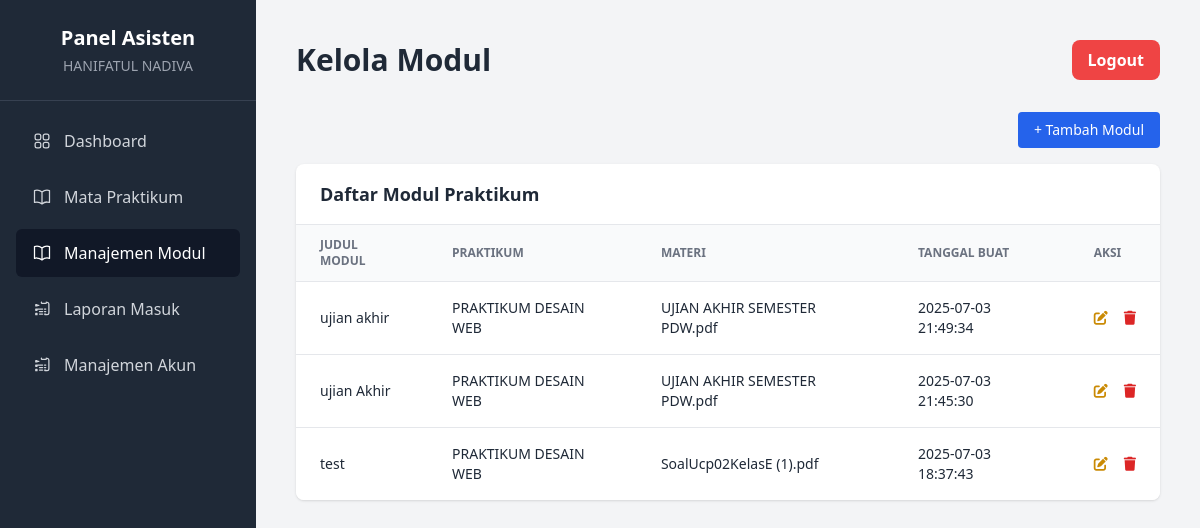
/SistemPengumpulanTugas/asisten/modul/modul.php (signed in), run on the app's committed database.
### tables this page shows
CREATE TABLE `modul` (
  `id` int(11) NOT NULL,
  `id_praktikum` int(11) NOT NULL,
  `judul_modul` varchar(255) NOT NULL,
  `file_materi` varchar(255) DEFAULT NULL,
  `created_at` datetime DEFAULT current_timestamp()
);

CREATE TABLE `praktikum` (
  `id` int(11) NOT NULL,
  `nama_praktikum` varchar(100) NOT NULL,
  `semester` varchar(20) DEFAULT NULL,
  `dosen_pengampu` varchar(100) DEFAULT NULL,
  `created_at` datetime DEFAULT current_timestamp()
);

### SistemPengumpulanTugas/asisten/templates/table.php (the view)
<table class="min-w-full divide-y divide-gray-200">
  <thead class="bg-gray-50">
    <tr>
      <?php foreach ($columns as $col): ?>
        <th class="px-6 py-3 text-left text-xs font-semibold text-gray-500 uppercase"><?= $col ?></th>
      <?php endforeach; ?>
      <th class="px-6 py-3 text-left text-xs font-semibold text-gray-500 uppercase">Aksi</th>
    </tr>
  </thead>
  <tbody class="bg-white divide-y divide-gray-200">
    <?php if (!empty($data)): ?>
      <?php foreach ($data as $row): ?>
        <tr class="hover:bg-gray-50">
          <?php foreach ($fields as $field): ?>
            <td class="px-6 py-4 text-sm text-gray-800"><?= htmlspecialchars($row[$field]) ?></td>
          <?php endforeach; ?>
          <td class="px-6 py-4 text-sm text-gray-700 space-x-3">
            <?php include 'actions.php'; ?>
          </td>
        </tr>
      <?php endforeach; ?>
    <?php else: ?>
      <tr><td colspan="<?= count($fields) + 1 ?>" class="px-6 py-4 text-center text-gray-500">Tidak ada data</td></tr>
    <?php endif; ?>
  </tbody>
</table>

### SistemPengumpulanTugas/asisten/templates/actions.php
<div class="flex space-x-2">
  <?php if (isset($tipe) && $tipe === 'laporan'): ?>
    <?php if (!empty($row['file_laporan'])): ?>
      <a href="../../uploads/laporan/<?= rawurlencode($row['file_laporan']) ?>"
        class="inline-block text-green-600 hover:text-green-800 mr-2"
        title="Unduh File" download >
        <i class="fas fa-download"></i>
      </a>
    <?php else: ?>
      <span class="text-gray-400" title="Tidak ada file"><i class="fas fa-file"></i></span>
    <?php endif; ?>
    <?php if ($row['status_raw'] === 'sudah'): ?>
      <a href="detail.php?id=<?= $row['id_laporan'] ?>"
         class="inline-block text-yellow-600 hover:text-yellow-800"
         title="Beri Feedback">
        <i class="fas fa-comment-dots"></i>
      </a>
    <?php endif; ?>
  <?php else: ?>
    <a href="edit.php?id=<?= $row['id'] ?>"
       class="inline-block text-yellow-600 hover:text-yellow-800 mr-2"
       title="Edit">
      <i class="fas fa-edit"></i>
    </a>
    <a href="hapus.php?id=<?= $row['id'] ?>"
       onclick="return confirm('Yakin ingin hapus?')"
       class="inline-block text-red-600 hover:text-red-800"
       title="Hapus">
      <i class="fas fa-trash"></i>
    </a>
  <?php endif; ?>
</div>

### data on the page
modul: judul_modul "ujian akhir", id_praktikum.nama_praktikum "PRAKTIKUM DESAIN WEB", file_materi "UJIAN AKHIR SEMESTER PDW.pdf", created_at "2025-07-03 21:49:34"
modul: judul_modul "ujian Akhir", id_praktikum.nama_praktikum "PRAKTIKUM DESAIN WEB", file_materi "UJIAN AKHIR SEMESTER PDW.pdf", created_at "2025-07-03 21:45:30"
modul: judul_modul "test", id_praktikum.nama_praktikum "PRAKTIKUM DESAIN WEB", file_materi "SoalUcp02KelasE (1).pdf", created_at "2025-07-03 18:37:43"

### other printed values
$_SESSION['nama'] "HANIFATUL NADIVA"
$pageTitle "Kelola Modul"
$col "JUDUL MODUL"
$col "PRAKTIKUM"
$col "MATERI"
$col "TANGGAL BUAT"
